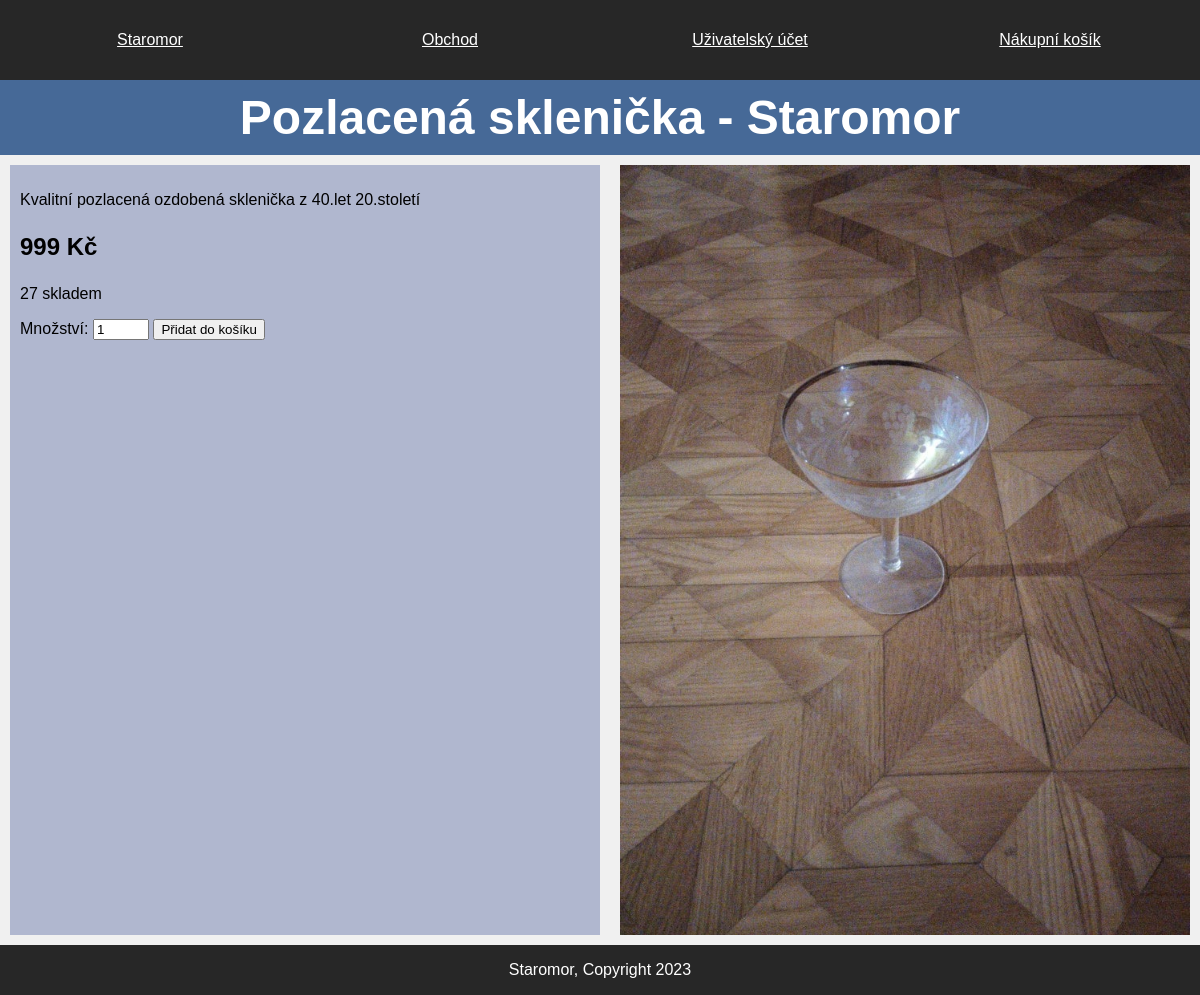
Screenshot of /eshop/store/producta.php?id=1 with the database file from the repository.
### tables this page shows
CREATE TABLE `products` (
  `product_id` int(11) NOT NULL,
  `name` text NOT NULL,
  `internal_name` text NOT NULL,
  `description` text NOT NULL,
  `description_long` text NOT NULL,
  `img` text DEFAULT NULL,
  `stock` int(11) NOT NULL,
  `status` text NOT NULL,
  `price` double NOT NULL,
  `category_id` int(11) NOT NULL
);

### eshop/assets/php/database.php (called while the page is built, shortened)
<?php
class Database {
    protected $pdo;
    public function __construct() {
        $this->pdo = new PDO(
            'mysql:host=' . DB_HOST . ';dbname=' . DB_DATABASE . ';charset=utf8mb4',
            DB_USERNAME,
            DB_PASSWORD
        );
        $this->pdo->setAttribute(
            PDO::ATTR_ERRMODE, PDO::ERRMODE_EXCEPTION
        );
        $this->pdo->setAttribute(
            PDO::ATTR_DEFAULT_FETCH_MODE, PDO::FETCH_ASSOC
        );
    }
    public function queryGet($query,$params) {
        $statement = $this->pdo->prepare($query);
        $statement->execute($params);
        return $statement->fetchAll();
    }
}
?>

### eshop/assets/php/product.php (called while the page is built)
<?php
class Product{
    public function __construct($id)
    {
        $this->id=$id;
    }
    public function showProduct()
    {
        $database = new Database();
        $query = "SELECT * FROM products WHERE product_id = ?";
        $params = array($this->id);
        $data = $database->queryGet($query,$params);
        return $data[0];
    }
    private $id;
}
?>

### eshop/store/producta.php (the view, shortened to what this page needs)
<?php
$product_id = $_GET['id'];
$product = new Product($product_id);
$productdata = $product->showProduct();
$name = $productdata['name'];
$desc = $productdata['description'];
$desc_long = $productdata['description_long'];
$img = $productdata['img'];
$price = $productdata['price'];
$stock = $productdata['stock'];
?>
<!DOCTYPE html>
<html lang="cs">
<head>
    <link rel="stylesheet" type="text/css" media="screen" href="../assets/css/style.css">
    <link rel="stylesheet" media="print" href="../assets/css/print.css">
</head>
<body>
    <div class="wrapper">
        <header>
            <nav class="nav-list">
                <a class="nav-item" href="../">
                    <p>Staromor</p>
                </a>
                <a class="nav-item" href="../store">
                    <p>Obchod</p>
                </a>
                <a class="nav-item" href="../account">
                    <p>Uživatelský účet</p>
                </a>
                <a class="nav-item" href="../cart">
                    <p>Nákupní košík</p>
                </a>
            </nav>
        </header>
        <main>
            <h1><?php echo $name; ?> - Staromor</h1>
            <div class="product-page">
                <div class="product-desc">
                    <p><?php echo $desc_long; ?></p>
                    <p class="price"><?php echo $price; ?> Kč</p>
                    <?php if( $stock > 0) { ?>
                    <p><?php echo $stock; ?> skladem</p>
                    <form method="post">
                        <label for="product-quantity">Množství:</label>
                        <input type="number" id="product-quantity" name="product-quantity" min="1" max="<?php echo $stock; ?>" value="1">
                        <input type="submit" value="Přidat do košíku">
                    </form>
                    <?php } else{
                        ?><p>Produkt není skladem</p><?php
                    } ?>
                </div>
                <div class="product-image">
                    <img src="../<?php echo $img; ?>" alt="<?php echo $desc; ?>">
                </div>
            </div>
        </main>
        <footer>
            <p>Staromor, Copyright 2023</p>
        </footer>
    </div>
</body>
</html>

### eshop/assets/css/style.css (style rules this page uses)
body { font-family: Arial, Helvetica, sans-serif; margin: 0; padding: 0; font-size: 100%; color: black; background-color: darkred; }
.wrapper { box-sizing: border-box; margin: auto; max-width: 1280px; min-height: 100vh; display: flex; flex-flow: column nowrap; justify-content: space-between; align-content: center; }
header { background-color: rgb(39, 39, 39); }
main { flex-grow: 1; background-color: rgb(240, 240, 240); }
footer { height: 50px; background-color: rgb(39, 39, 39); color: white; text-align: center; }
.nav-list { flex: 1; display: flex; flex-flow: row wrap; justify-content: space-around; }
.nav-item, .nav-item-current { flex:1; height: 50px; padding: 15px; background-color: rgb(39, 39, 39); color: white; border-width: 1px; border-color: white; text-align: center; transition: ease .5s; }
a.nav-item, a.link-button, button.link-button { color: white; background-color: rgb(39, 39, 39); transition: ease .5s; }
h1 { text-align: center; padding: 10px 10px; margin: 0; font-size: 300%; color: white; background-color: rgb(70, 105, 151); }
img { display: block; max-width: 100%; height: auto; }
.price { font-weight: bold; font-size: 150%; }
.product-page { display: flex; flex-flow: row wrap; justify-content: center; }
.product-desc { background-color: rgb(176, 183, 207); margin: 10px; padding: 10px; }
.product-page > * { flex:1; }
.product-image { margin: 10px; }
.product-image > * { max-width: 100%; height: auto; }

### eshop/assets/css/print.css (style rules this page uses)
img { display:none; }
nav.nav-list > * { display: none; }
a { text-decoration: underline !important; }
.price { font-weight: bold; }
footer { text-align: center; }

### rows the page displays
products: name "Pozlacená sklenička", description_long "Kvalitní pozlacená ozdobená sklenička z 40.let 20.století", price "999", stock "27", img (picture)
